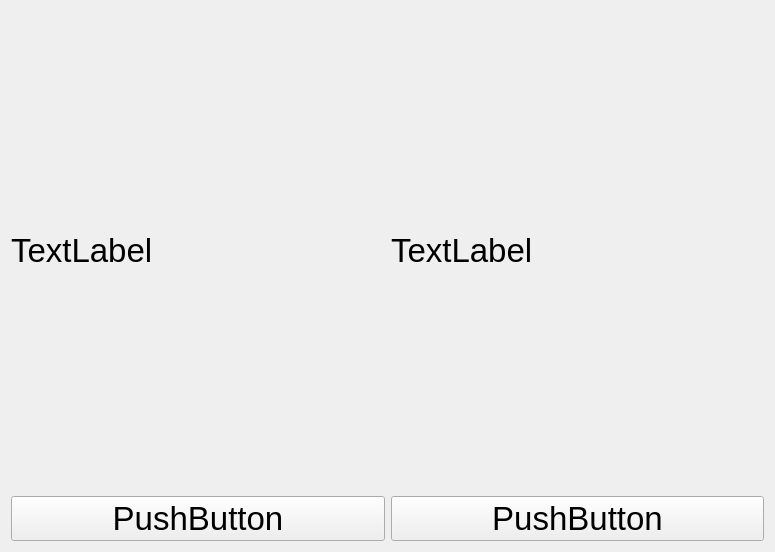
<?xml version="1.0" encoding="UTF-8"?>
<ui version="4.0">
 <class>Form</class>
 <widget class="QWidget" name="Form">
  <property name="geometry">
   <rect>
    <x>0</x>
    <y>0</y>
    <width>775</width>
    <height>552</height>
   </rect>
  </property>
  <property name="font">
   <font>
    <pointsize>25</pointsize>
   </font>
  </property>
  <property name="windowTitle">
   <string>Form</string>
  </property>
  <layout class="QHBoxLayout" name="horizontalLayout">
   <item>
    <layout class="QGridLayout" name="gridLayout">
     <item row="0" column="0">
      <widget class="QLabel" name="l1">
       <property name="text">
        <string>TextLabel</string>
       </property>
      </widget>
     </item>
     <item row="0" column="1">
      <widget class="QLabel" name="l2">
       <property name="text">
        <string>TextLabel</string>
       </property>
      </widget>
     </item>
     <item row="1" column="0">
      <widget class="QPushButton" name="b1">
       <property name="text">
        <string>PushButton</string>
       </property>
      </widget>
     </item>
     <item row="1" column="1">
      <widget class="QPushButton" name="b2">
       <property name="text">
        <string>PushButton</string>
       </property>
      </widget>
     </item>
    </layout>
   </item>
  </layout>
 </widget>
 <resources/>
 <connections/>
</ui>
